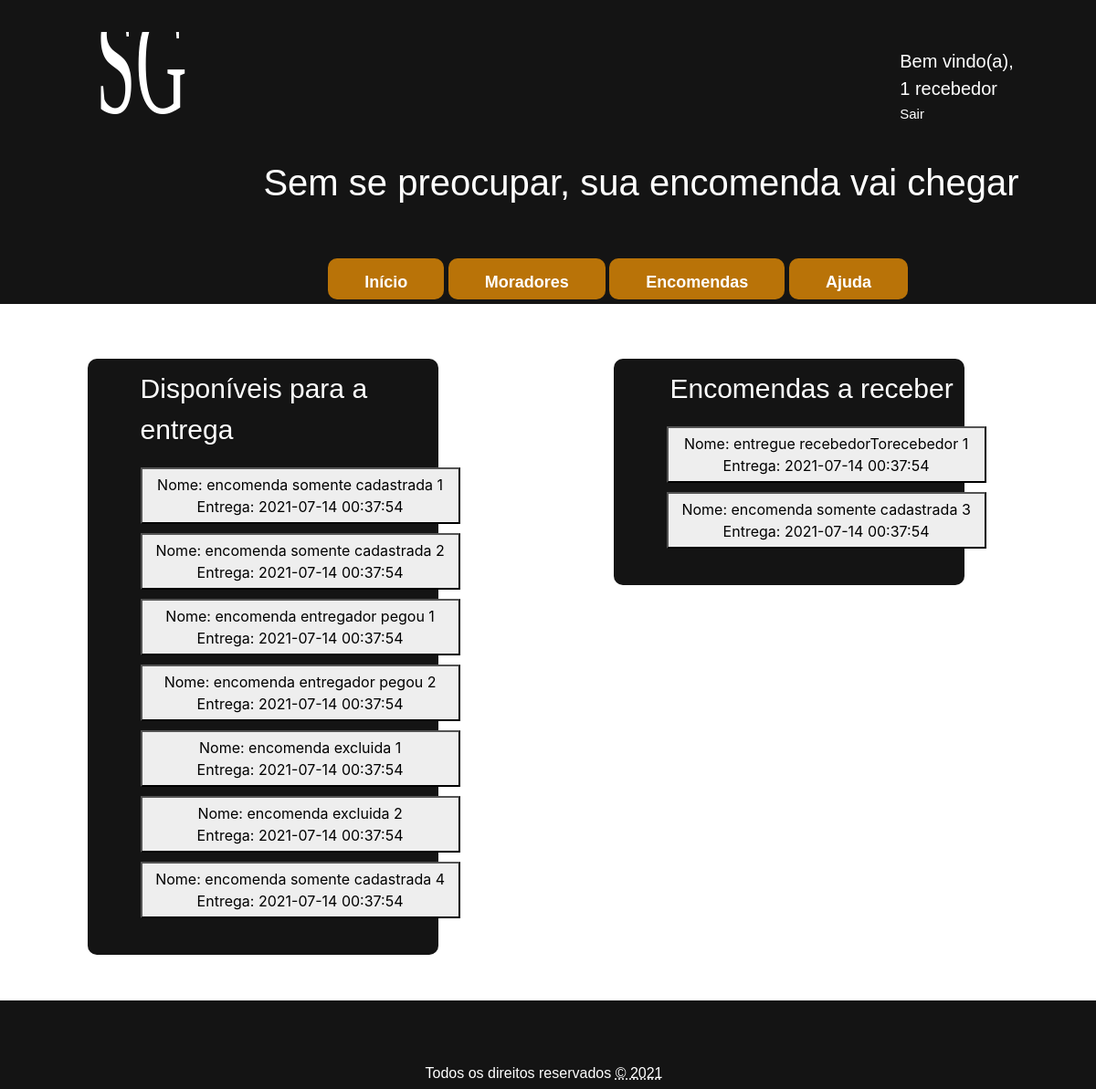
Before: / (signed in) with the older database file.
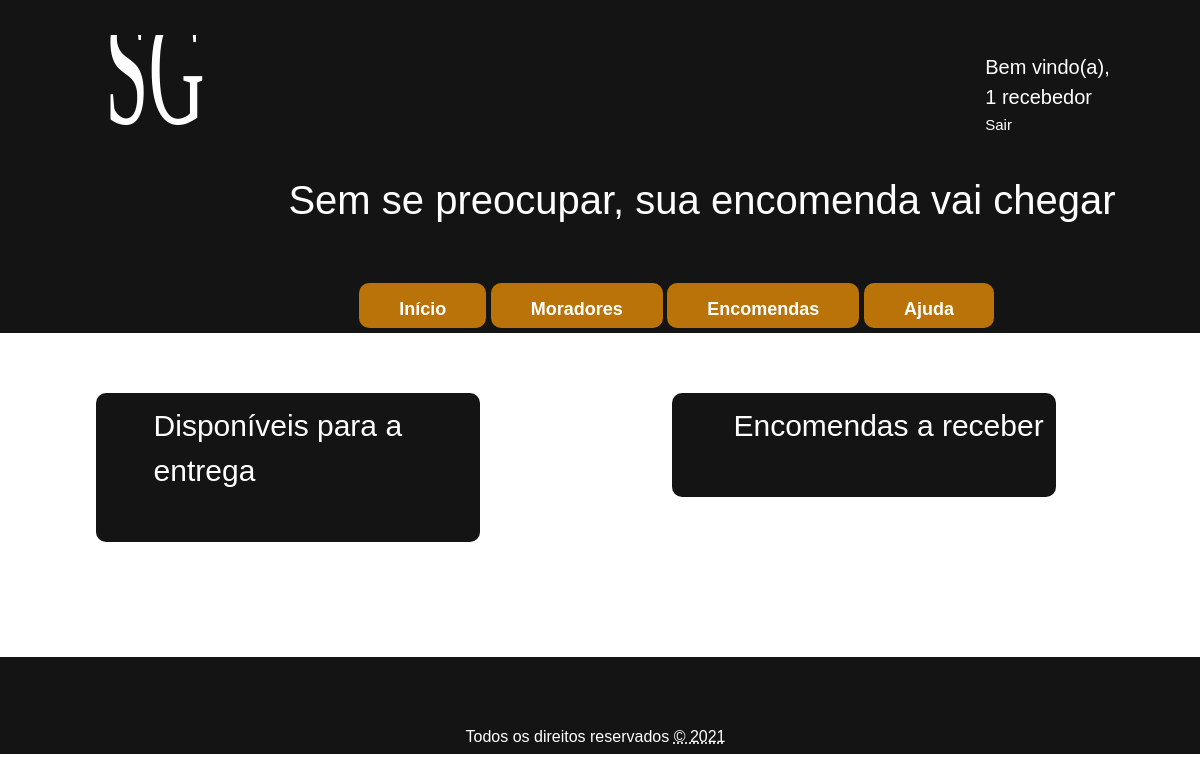
After: the same page with the newer database file.
### tables this page shows
CREATE TABLE encomenda (
	
	id 						INT 		NOT NULL AUTO_INCREMENT,
	nome 					VARCHAR(50) NOT NULL,
	cadastrada_morador_id 	INT 		NOT NULL,
	entregador_id 			INT 		NOT NULL,	
	data_cadastro 			TIMESTAMP 	NOT NULL,
	previsao_data_entrega 	TIMESTAMP 	NULL,
	foi_entregue 			INT 		NOT NULL,
	entregador_pegou 		INT 		NOT NULL,
	excluido 				INT 		NOT NULL,
	PRIMARY KEY (id),
	FOREIGN KEY (cadastrada_morador_id) REFERENCES morador (id),
	FOREIGN KEY (entregador_id) 		REFERENCES morador (id)	
);

### routers.php (called while the page is built, shortened)
<?php
$bootstrap_css_path = "/SGE/src/public/bootstrap/css/bootstrap.min.css";
$template_top_path = "/SGE/src/public/css/top.css";
$template_bottom_path = "/SGE/src/public/css/bottom.css";
$index_path = "/SGE/src/index.php";
$index_servico_path = "/SGE/src/index_servico.php";
$logout_servico_path = "/SGE/src/pages/login/logout_servico.php";
$logo_img_path = "/SGE/src/public/img/SGE_logo.svg";
?>

### database/funcoes_gerais.php (called while the page is built, shortened)
<?php
class Funcoes_gerais {
	private $conn;
	public function __construct($db) {
		$this->conn = $db;
	}
	public function lista_obj($tabela, $params = null, $fields) {
		$lista = array();
		$sql = "SELECT {$fields} FROM {$tabela} {$params}";
		$result = $this->conn->query($sql);
		if ($result->rowCount() > 0) {
			foreach ($result as $data) {
				array_push($lista, $data);
			}
		}
		return $lista;
	}
}
?>

### index_servico.php (the view, shortened to what this page needs)
<?php
include("./routers.php");
include("./database/funcoes_gerais.php");
function carrega_itens($condicao, $acao) {
	$id_logado = $_SESSION['morador_logado'][0];;
    if ($acao == 0) {
        $params = "WHERE cadastrada_morador_id {$condicao} {$id_logado} AND foi_entregue = 0 AND entregador_pegou = 0 AND excluido = 0 ORDER BY previsao_data_entrega ASC";
    }
    else {
        $params = "WHERE cadastrada_morador_id {$condicao} {$id_logado} AND foi_entregue = 0 AND excluido = 0 ORDER BY previsao_data_entrega ASC";
    }
	echo carrega_info($params, $acao);
}
function carrega_info($params, $acao) {
	$database = new Database();
	$db = $database->getConnection();
	$index_obj = new Funcoes_gerais($db);
	$lista = $index_obj->lista_obj('encomenda', $params, '*');
	$div = "";
	for ($i = 0; $i < count($lista); $i++) {
		$div .="
        <form action='{$index_servico_path}' method='POST' name='Form'>
            <button type='submit' class='encomenda_box' name='btn_encomenda' value='{$lista[$i][0]}{$acao}'>
                Nome: {$lista[$i][1]} </br>
                Entrega: {$lista[$i][4]}
            </button>
        </form>
		";
	}
	return $div;
}
?>

### template/top.php (shortened to what this page needs)
<?php include_once "./routers.php"; ?>
<!DOCTYPE html>
<html lang="pt-br">
	<head>
		<link rel="stylesheet" href="<?php echo $bootstrap_css_path; ?>">
		<link rel="stylesheet" href="<?php echo $template_top_path; ?>">
		<link rel="stylesheet" href="<?php echo $template_bottom_path; ?>">
	</head>
	<body>
		<header>
			<nav class="menu">
				<div class="logo_img">
					<img src="<?php echo $logo_img_path; ?>" alt="logo " id="logo_img_container">
				</div>
				<?php
				if (isset($_SESSION['morador_logado'])) {
					echo "
                        <div class='logout'>
                        <span>Bem vindo(a), </span>
                        <label> {$_SESSION['morador_logado'][1]}</label></br>
	    				<a href='{$logout_servico_path}'>Sair</a>
                        </div>
					";
				}
				?>
				<div class="slogan">
					<h3 id="slogan">Sem se preocupar, sua encomenda vai chegar</h3>
				</div>
				<div class="menuItem">
					<div class="dropdown">
						<a href="<?php echo $index_path; ?>">
							<button class="dropbtn">Início</button>
						</a>
					</div>
					<div class="dropdown">
						<button class="dropbtn">Moradores</button>
					</div>
					<div class="dropdown">
						<button class="dropbtn">Encomendas</button>
					</div>
					<div class="dropdown">
						<a href="<?php echo $ajuda_path; ?>">
							<button class="dropbtn">Ajuda</button>
						</a>
					</div>
				</div>
			</nav>
		</header>
		<main class="content">

### index.php (shortened to what this page needs)
<?php
include("./template/top.php");
include("../../routers.php");
include('./index_servico.php');
?>
<link rel="stylesheet" href="/SGE/src/public/css/index.css">
<div class="container_info">
	<aside class="encomenda_entregar">
		<p id="titulo_entregar">Disponíveis para a entrega</p>
		<?php carrega_itens('!=', 0);?>
	</aside>
	<aside class="encomenda_receber">
		<p id="titulo_receber">Encomendas a receber</p>
		<?php carrega_itens('=', 1);?>
	</aside>
</div>
<?php include("./template/bottom.php"); unset($_SESSION['op_status']); ?>

### template/bottom.php
</main>
<br/><br/><br/><br/><br/><br/>
<footer class="footer_container">
	<br/><br/>
	<p id = "rights"> Todos os direitos reservados <abbr = title = "copy right">&copy  <?php echo date("Y"); ?></p>
</footer>
</body>
</html>

### public/css/top.css (style rules this page uses)
body { background-color: rgba(255,255,255,1); }
.logo_img img { width: 100px; margin: 30px 0px 0px 100px; display: inline-block; }
#slogan { font-size: 40px; font-family: Arial; color: white; margin: -50px 0px 5% 24%; position: relative; display: inline-block; }
.logout { position: relative; display: block; margin: -7% 0px 5% 83%; font-family: Arial; font-size: 20px; color: white; }
.logout a { font-size: 15px; margin: -3% 0px 0% 0%; display: block; color: white; text-decoration: none; }
.menu { background-color: rgba(20,20,20,1); position: relative; width: 100%; padding: 5px 14px 5px 5px; margin: 0px; }
.dropbtn { background-color: #B97308; color: white; padding: 13px 40px 5px 40px; font-size: 18px; border: none; cursor: pointer; }
.dropdown { position: relative; display: inline-block; }
.menuItem { margin: 0px 0px 0px 30%; }
.dropbtn { font-family: Arial; font-weight: bold; list-style: none; border-radius: 10px; }

### public/css/bottom.css (style rules this page uses)
.footer_container { position: relative; width: 100%; background-color: rgba(20,20,20,1); padding: 5px 14px 5px 5px; clear: both; margin: 10% 0px 0px 0px; }
.footer_container p#rights { margin: 0px 0px 0px 0px; padding: 15px 0px 0px 0px; color: white; text-align: center; font-family: Arial; }

### public/css/index.css (style rules this page uses)
.container_info { position: relative; width: 80%; margin: 5% 0px 0px 8%; }
.encomenda_entregar, .encomenda_receber { width: 40%; min-width: 40%; position: relative; float: left; background-color: rgba(20,20,20,1); margin: 0px 50px 50px 0px; padding: 0px 0px 30px 0px; border-radius: 10px; }
.encomenda_receber { margin: 0px 0px 0px 10%; float: right; }
#titulo_entregar, #titulo_receber { font-size: 30px; font-family: Arial; color: white; margin: 10px 0px 5% 15%; position: relative; display: inline-block; }
#titulo_receber { margin: 10px 0px 5% 16%; }
.encomenda_box { position: relative; display: flex; flex-wrap: wrap; flex-direction: row; display: inline-block; width: 350px; min-height: 50px; padding: 5px; margin: 0px 0px 10px 15%; background-color: #eeeeee; transition: 0.5s; cursor: pointer; }

Changed rows visible on the page:
removed encomenda: $lista[$i][0] 1 (drawn), nome "encomenda somente cadastrada 1", data_cadastro "2021-07-14 00:37:54"
removed encomenda: $lista[$i][0] 2 (drawn), nome "encomenda somente cadastrada 2", data_cadastro "2021-07-14 00:37:54"
removed encomenda: $lista[$i][0] 3 (drawn), nome "encomenda entregador pegou 1", data_cadastro "2021-07-14 00:37:54"
removed encomenda: $lista[$i][0] 4 (drawn), nome "encomenda entregador pegou 2", data_cadastro "2021-07-14 00:37:54"
removed encomenda: $lista[$i][0] 5 (drawn), nome "encomenda excluida 1", data_cadastro "2021-07-14 00:37:54"
removed encomenda: $lista[$i][0] 6 (drawn), nome "encomenda excluida 2", data_cadastro "2021-07-14 00:37:54"
removed encomenda: $lista[$i][0] 12 (drawn), nome "encomenda somente cadastrada 4", data_cadastro "2021-07-14 00:37:54"
removed encomenda: $lista[$i][0] 9 (drawn), nome "entregue recebedorTorecebedor 1", data_cadastro "2021-07-14 00:37:54"
removed encomenda: $lista[$i][0] 11 (drawn), nome "encomenda somente cadastrada 3", data_cadastro "2021-07-14 00:37:54"
